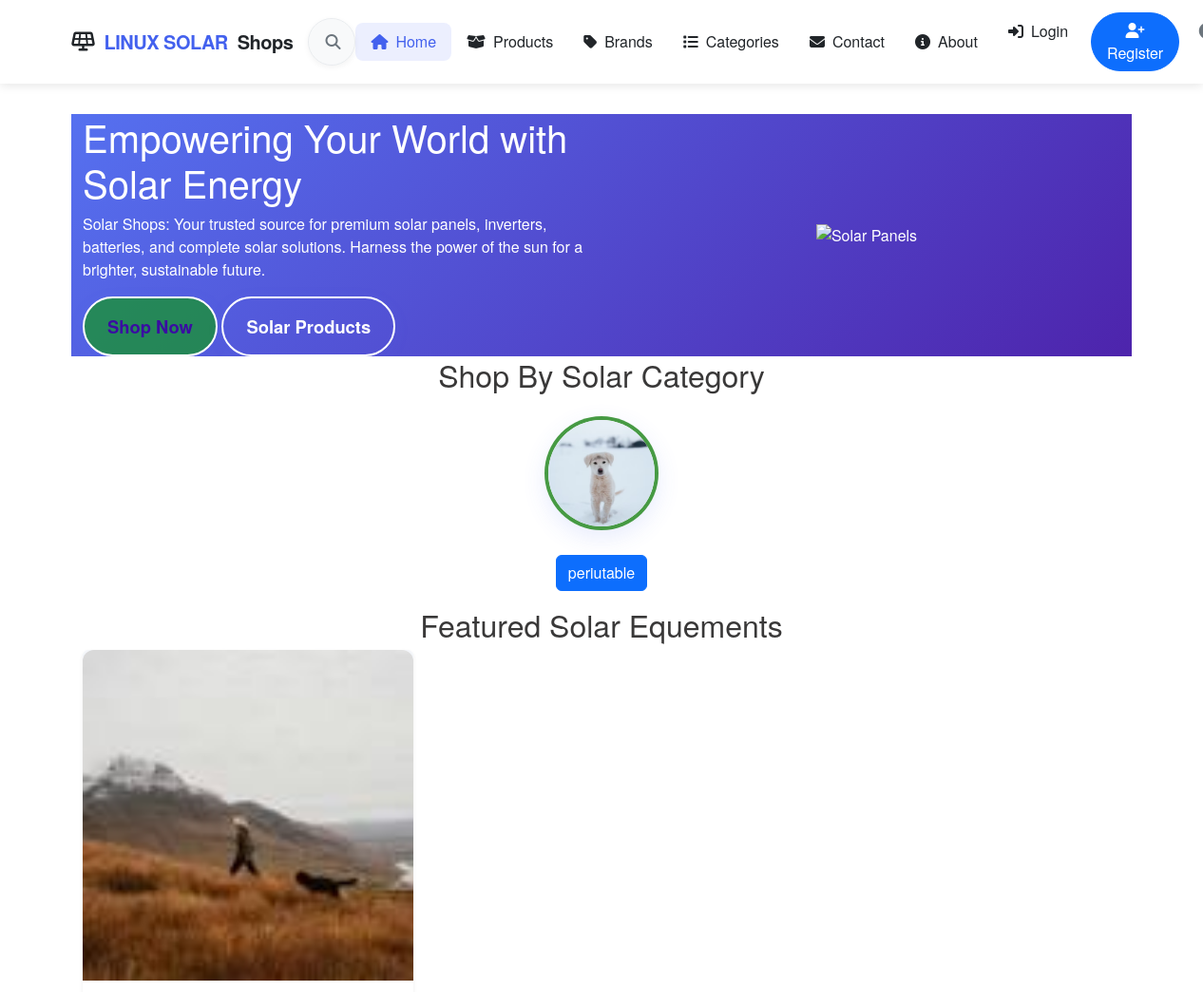
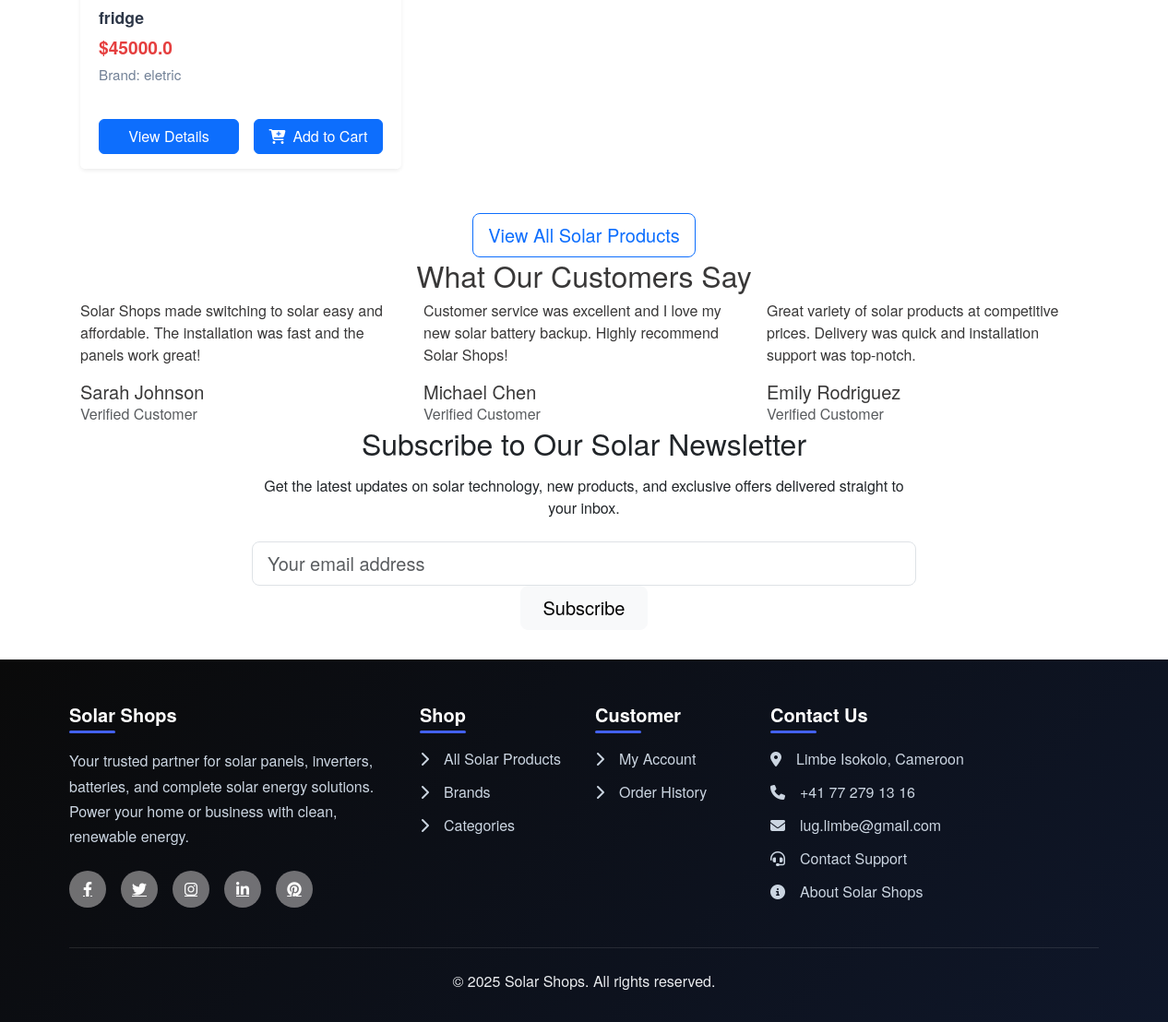
The page /home on the database its author committed (2 pictures, top to bottom).
### app/models.py (models this page shows, shortened)
class Category(db.Model):
    id = db.Column(db.Integer, primary_key=True)
    name = db.Column(db.String(100), nullable=False)
    image = db.Column(db.String(255))  # Verify this line exists
    products = db.relationship('Product', backref='category', lazy=True)

class Product(db.Model):
    id = db.Column(db.Integer, primary_key=True)
    name = db.Column(db.String(100), nullable=False)
    description = db.Column(db.Text, nullable=False)
    price = db.Column(db.Float, nullable=False)
    brand_id = db.Column(db.Integer, db.ForeignKey('brand.id'), nullable=False)
    category_id = db.Column(db.Integer, db.ForeignKey('category.id'), nullable=False)
    images = db.relationship('ProductImage', backref='product_parent', lazy=True,
                           cascade='all, delete-orphan')  # Add cascade delete
    created_at = db.Column(db.DateTime, default=datetime.utcnow)
    updated_at = db.Column(db.DateTime, default=datetime.utcnow, onupdate=datetime.utcnow)

class ProductImage(db.Model):
    id = db.Column(db.Integer, primary_key=True)
    product_id = db.Column(db.Integer, db.ForeignKey('product.id', ondelete='CASCADE'), nullable=False)
    image = db.Column(db.String(200), nullable=False)
    created_at = db.Column(db.DateTime, default=datetime.utcnow)

class Brand(db.Model):
    id = db.Column(db.Integer, primary_key=True)
    name = db.Column(db.String(100), nullable=False)
    products = db.relationship('Product', backref='brand', lazy=True)

### app/routes.py (the view)
@bp.route('/')
@bp.route('/home')
def home():
    products = Product.query.all()
    categories = Category.query.all()  # Add this line
    return render_template('home.html', products=products, categories=categories)  # Update this line

### app/routes.py (called while the page is built)
@bp.context_processor
def utility_processor():
    return {
        'now': datetime.utcnow(),
        'Cart': Cart  # Add Cart to the context
    }

### app/templates/home.html (shortened to what this page needs)
{% extends "base.html" %}
{% block content %}
<section class="hero-section">
    <div class="container">
        <div class="row align-items-center">
            <div class="col-lg-6 hero-content">
                <h1 class="hero-title">Empowering Your World with Solar Energy</h1>
                <p class="hero-subtitle">Solar Shops: Your trusted source for premium solar panels, inverters, batteries, and complete solar solutions. Harness the power of the sun for a brighter, sustainable future.</p>
                <div class="hero-btns">
                    <a href="{{ url_for('main.products') }}" class="btn btn-light btn-lg px-4 py-3 hero-btn-main">Shop Now</a>
                    <a href="#featured" class="btn btn-outline-light btn-lg px-4 py-3 hero-btn-featured">Solar Products</a>
                </div>
            </div>
            <div class="col-lg-6 text-center hero-image">
                <img src="{{ url_for('static', filename='images/solar-hero.jpg') }}" alt="Solar Panels" class="img-fluid">
            </div>
        </div>
    </div>
</section>
<section class="categories-section">
    <div class="container">
        <h2 class="section-title text-center mb-5">Shop By Solar Category</h2>
        <div class="d-flex flex-wrap justify-content-center gap-4">
            {% for category in categories %}
            <div class="category-card d-flex flex-column align-items-center px-4 py-3" style="min-width:220px; max-width:260px;">
                <div class="category-image text-center" style="z-index:1;">
                    {% if category.image %}
                    <img src="{{ url_for('static', filename='uploads/' + category.image) }}"
                         alt="{{ category.name }}"
                         class="img-fluid category-round-float"
                         style="width: 120px; height: 120px; object-fit: cover;">
                    {% else %}
                    <img src="{{ url_for('static', filename='images/default-solar-category.jpg') }}"
                         alt="{{ category.name }}"
                         class="img-fluid category-round-float"
                         style="width: 120px; height: 120px; object-fit: cover;">
                    {% endif %}
                </div>
                <div class="category-body text-center" style="z-index:2;">
                    <a href="{{ url_for('main.products', category_id=category.id) }}" class="btn btn-primary mt-3 w-100">
                        {{ category.name }}
                    </a>
                </div>
            </div>
            {% endfor %}
        </div>
    </div>
</section>
<section id="featured" class="products-section">
    <div class="container">
        <h2 class="section-title text-center">Featured Solar Equements</h2>
        <div class="row g-4">
            {% for product in products %}
            <div class="col-12 col-sm-6 col-lg-4 mb-4">
                <div class="card product-card h-100 d-flex flex-column shadow-sm border-0" data-id="{{ product.id }}">
                    <div class="image-container position-relative bg-light rounded-top overflow-hidden" style="min-height:220px; display:flex; align-items:center; justify-content:center;">
                        {% if product.images %}
                        <img
                            src="{{ url_for('static', filename='uploads/' + product.images[0].image) }}"
                            class="product-image w-100 h-100"
                            alt="{{ product.name }}"
                            loading="lazy"
                            style="object-fit:cover; border-radius:12px 12px 0 0; box-shadow:0 2px 16px rgba(67,97,238,0.08); transition:transform 0.5s cubic-bezier(.4,2,.6,1), box-shadow 0.3s;"
                        >
                        {% endif %}
                    </div>
                    <div class="card-body flex-grow-1 d-flex flex-column">
                        <h5 class="product-title mb-2">{{ product.name }}</h5>
                        <p class="price mb-1">${{ product.price }}</p>
                        <p class="brand mb-0">Brand: {% if product.brand %}{{ product.brand.name }}{% else %}N/A{% endif %}</p>
                    </div>
                    <div class="card-footer bg-white border-top-0 d-flex justify-content-between align-items-center">
                        <a href="{{ url_for('main.product_detail', id=product.id) }}" class="btn btn-primary view-details-btn flex-grow-1 me-2">View Details</a>
                        <form method="POST" action="{{ url_for('main.add_to_cart', product_id=product.id) }}" class="d-inline">
                            <button type="submit" class="btn btn-primary add-to-cart-btn">
                                <span class="btn-text"><i class="fas fa-cart-plus me-2"></i>Add to Cart</span>
                            </button>
                        </form>
                    </div>
                </div>
            </div>
            {% endfor %}
        </div>
        <div class="text-center mt-4">
            <a href="{{ url_for('main.products') }}" class="btn btn-outline-primary btn-lg">View All Solar Products</a>
        </div>
    </div>
</section>
<section class="testimonials-section">
    <div class="container">
        <h2 class="section-title text-center">What Our Customers Say</h2>
        <div class="row g-4">
            <div class="col-md-4">
                <div class="testimonial-card">
                    <p class="testimonial-text">Solar Shops made switching to solar easy and affordable. The installation was fast and the panels work great!</p>
                    <div class="testimonial-author">
                        <div>
                            <h5 class="mb-0">Sarah Johnson</h5>
                            <p class="mb-0 text-muted">Verified Customer</p>
                        </div>
                    </div>
                </div>
            </div>
            <div class="col-md-4">
                <div class="testimonial-card">
                    <p class="testimonial-text">Customer service was excellent and I love my new solar battery backup. Highly recommend Solar Shops!</p>
                    <div class="testimonial-author">
                        <div>
                            <h5 class="mb-0">Michael Chen</h5>
                            <p class="mb-0 text-muted">Verified Customer</p>
                        </div>
                    </div>
                </div>
            </div>
            <div class="col-md-4">
                <div class="testimonial-card">
                    <p class="testimonial-text">Great variety of solar products at competitive prices. Delivery was quick and installation support was top-notch.</p>
                    <div class="testimonial-author">
                        <div>
                            <h5 class="mb-0">Emily Rodriguez</h5>
                            <p class="mb-0 text-muted">Verified Customer</p>
                        </div>
                    </div>
                </div>
            </div>
        </div>
    </div>
</section>
<section class="newsletter-section">
    <div class="container newsletter-content">
        <div class="row justify-content-center">
            <div class="col-lg-8 text-center">
                <h2 class="text-body mb-3">Subscribe to Our Solar Newsletter</h2>
                <p class="text-body mb-4">Get the latest updates on solar technology, new products, and exclusive offers delivered straight to your inbox.</p>
                <form class="newsletter-form">
                    <input type="email" class="form-control form-control-lg" placeholder="Your email address" required>
                    <button type="submit" class="btn btn-light btn-lg px-4">Subscribe</button>
                </form>
            </div>
        </div>
    </div>
</section>
<div class="toast-container position-fixed bottom-0 end-0 p-3">
</div>
{% endblock %}

### app/templates/home.html (style rules this page uses)
.hero-btns .btn { font-size: 1.15rem; font-weight: 700; border-radius: 32px; box-shadow: 0 4px 16px rgba(67,97,238,0.10); transition: background 0.2s, color 0.2s, box-shadow 0.2s, transform 0.15s; }
.hero-btns .hero-btn-main { background: #189331c5; color: #3a0ca3; border: 2px solid #fff; }
.hero-btns .hero-btn-featured { background: transparent; color: #fff; border: 2px solid #fff; }
.category-round-float { border-radius: 50%; box-shadow: 0 8px 24px rgba(67,97,238,0.12); margin-top: -40px; margin-bottom: 10px; background: #fff; border: 4px solid #22861ed5; animation: float-category 4s ease-in-out infinite; transition: box-shadow 0.3s; }
.products-section .product-card { display: flex; flex-direction: column; height: 100%; min-width: 0; }
.products-section .image-container { width: 100%; aspect-ratio: 1/1; background: #f8fafc; border-radius: 12px 12px 0 0; overflow: hidden; position: relative; }
.products-section .product-image { width: 100%; height: 100%; object-fit: cover; transition: transform 0.5s cubic-bezier(.4,2,.6,1); border-radius: 12px 12px 0 0; background: #f8fafc; }
.products-section .card-body { padding: 1.25rem; flex: 1 1 auto; display: flex; flex-direction: column; justify-content: flex-start; }
.products-section .product-title { font-size: 1.1rem; font-weight: 600; color: #2d3748; margin-bottom: 0.5rem; flex: 0 0 auto; }
.products-section .price { font-size: 1.2rem; font-weight: 700; color: #e53e3e; margin-bottom: 0.25rem; }
.products-section .brand { font-size: 0.95rem; color: #718096; margin-bottom: 0; }
.products-section .card-footer { background: #f8fafc; border-top: 1px solid #edf2f7; padding: 1rem 1.25rem; display: flex; align-items: center; gap: 0.5rem; }
.products-section .view-details-btn { min-width: 0; white-space: nowrap; }
.products-section .add-to-cart-btn { min-width: 140px; position: relative; overflow: hidden; transition: all 0.3s ease; }
.products-section .add-to-cart-btn .btn-text, .products-section .add-to-cart-btn .btn-loading, .products-section .add-to-cart-btn .btn-added { transition: all 0.3s ease; }

### rows shown on the page
Category: image (picture), name "periutable"
Product: image (picture), name "fridge", price "45000.0", brand.name "eletric"
